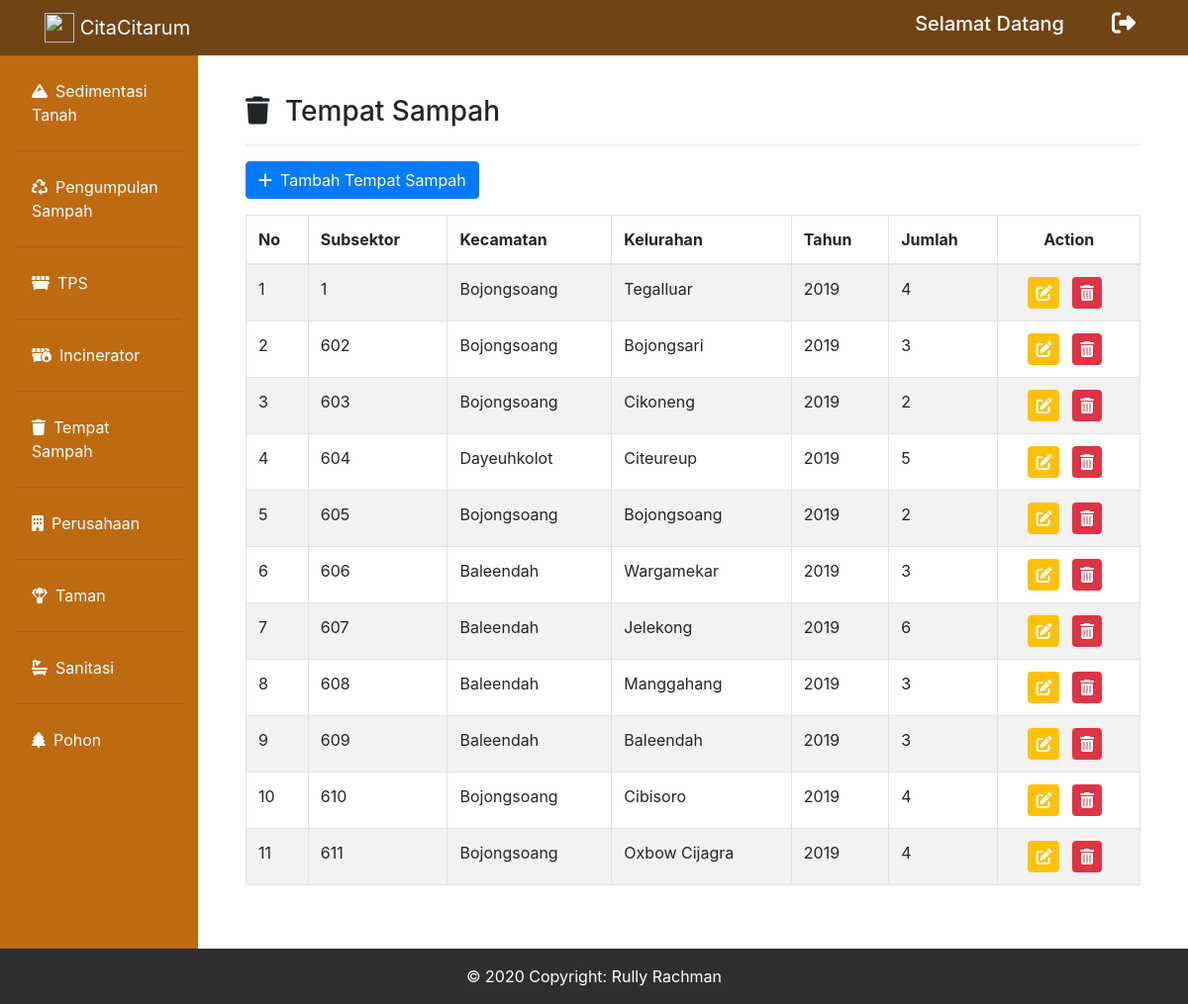
Page /admin_tong.php on the committed database.
### tables this page shows
CREATE TABLE `tempatsampah` (
  `id_tempatsampah` int(50) NOT NULL,
  `id_subsektor` int(50) NOT NULL,
  `kecamatan` varchar(200) NOT NULL,
  `kelurahan` varchar(200) NOT NULL,
  `tahun` varchar(200) NOT NULL,
  `jumlah` varchar(200) NOT NULL
);

### admin_tong.php (the view, shortened to what this page needs)
<?php
include("connect.php");
?>
<!doctype html>
<html lang="en">
  <head>
    <link rel="stylesheet" href="https://stackpath.bootstrapcdn.com/bootstrap/4.4.1/css/bootstrap.min.css">
    <link rel="stylesheet" href="fontawesome/css/all.min.css">
  </head>
  <body>
        <nav class="navbar navbar-expand-lg navbar-dark bg-gradient-primary fixed-top" style="background-color: #704414" id="bar">
            <div class="container">
                <a href="admin_dashboard.php" class="navbar-brand" href="index.php">
                    <img src="img/logocitarum.png" width="30" height="30" class="d-inline-block align-top" alt="">  CitaCitarum</a>
                <div class="collapse navbar-collapse" id="navbarText">
                <span class="mr-5"><h5>Selamat Datang <?php echo $_SESSION["name"]?></h5></span>
                <div class="icon">
                    <h4>
                        <a href="dansubsektor_dashboard.php?logout='1'" class="text-decoration-none"><i class="fas fa-sign-out-alt mr-2" data-toggle="tooltip" title="Logout"></i></a>
                    </h4>
                </div>
        </nav>
        <div class="row no-gutters mt-5">
        <div class="col-md-2 pt-2 sidebar" style="background-color: #BD6A11">
        <ul class="nav flex-column pl-3 pr-3 pb-3 p-1 pt-3" style="background-color: #BD6A11">
            <li class="nav-item">
                <a class="nav-link text-white" href="admin_elemen.php"><i class="fas fa-mountain mr-2"></i>Sedimentasi Tanah</a><hr>
            </li>
            <li class="nav-item">
                <a class="nav-link text-white" href="admin_sampah.php"><i class="fas fa-recycle mr-2"></i>Pengumpulan Sampah</a><hr>
            </li>
            <li class="nav-item">
                <a class="nav-link text-white" href="admin_tps.php"><i class="fas fa-dumpster mr-2"></i>TPS</a><hr>
            </li>
            <li class="nav-item">
                <a class="nav-link text-white" href="admin_incinerator.php"><i class="fas fa-dumpster-fire mr-2"></i>Incinerator</a><hr>
            </li>
            <li class="nav-item">
                <a class="nav-link text-white" href="admin_tong.php"><i class="fas fa-trash mr-2"></i>Tempat Sampah</a><hr>
            </li>
            <li class="nav-item">
                <a class="nav-link text-white" href="admin_perusahaan.php"><i class="fas fa-building mr-2"></i>Perusahaan</a><hr>
            </li>
            <li class="nav-item">
                <a class="nav-link text-white" href="admin_taman.php"><i class="fas fa-parachute-box mr-2"></i>Taman</a><hr>
            </li>
            <li class="nav-item">
                <a class="nav-link text-white" href="admin_sanitasi.php"><i class="fas fa-bath mr-2"></i>Sanitasi</a><hr>
            </li>
            <li class="nav-item">
                <a class="nav-link text-white" href="admin_pohon.php"><i class="fas fa-tree mr-2"></i>Pohon</a>
            </li>
        </ul>
        </div>
        <div class="col-md-10 p-5">
            <h3><i class="fas fa-trash mr-2"></i> Tempat Sampah</h3>
            <hr>
            <a href="tambah_tong.php" class="btn btn-primary mb-3"><i class="fas fa-plus mr-2"></i>Tambah Tempat Sampah</a>
            <table class="table table-striped table-bordered">
            <thead>
                <tr>
                <th scope="col">No</th>
                <th scope="col">Subsektor</th>
                <th scope="col">Kecamatan</th>
                <th scope="col">Kelurahan</th>
                <th scope="col">Tahun</th>
                <th scope="col">Jumlah</th>
                <th scope="col" colspan="2" class="text-center">Action</th>
                </tr>
            </thead>
            <tbody>
            <?php
                $query = "SELECT * FROM tempatsampah ORDER BY id_subsektor ASC";
                $sql = mysqli_query($conn, $query);
                $no = 1;
                while($row = mysqli_fetch_array($sql)){
                echo "
                    <tr>
                    <td>$no</td>
                    <td>$row[id_subsektor]</td>
                    <td>$row[kecamatan]</td>
                    <td>$row[kelurahan]</td>
                    <td>$row[tahun]</td>
                    <td>$row[jumlah]</td>
                    <td colspan='2' class='text-center'><a href='edit_tempatsampah.php?id=$row[id_tempatsampah]'><i class='fas fa-edit bg-warning p-2 text-white rounded mr-0' data-toggle='tooltip' title='edit'></i></a>
                    <a class='m-2' href='admin_tempatsampah.php?deletetempatsampah=$row[id_tempatsampah]'><i class='fas fa-trash-alt bg-danger text-white p-2 rounded'></i></a></td>
                    </tr>";
                    $no++;
                }
            ?>
            </tbody>
            </table>
        </div>
    </div>
        <footer>
            <div class="footer-copyright text-center py-3">© 2020 Copyright: Rully Rachman
            </div>
        </footer>
  </body>
</html>

### admin_tong.php (style rules this page uses)
.navbar { color: white; }
.icon a { color: white; text-decoration: none; }
.footer-copyright { background-color: #2f2f2f; color: white; }

### rows in the picture
tempatsampah: id_subsektor "1", kecamatan "Bojongsoang", kelurahan "Tegalluar", tahun "2019", jumlah "4"
tempatsampah: id_subsektor "602", kecamatan "Bojongsoang", kelurahan "Bojongsari", tahun "2019", jumlah "3"
tempatsampah: id_subsektor "603", kecamatan "Bojongsoang", kelurahan "Cikoneng", tahun "2019", jumlah "2"
tempatsampah: id_subsektor "604", kecamatan "Dayeuhkolot", kelurahan "Citeureup", tahun "2019", jumlah "5"
tempatsampah: id_subsektor "605", kecamatan "Bojongsoang", kelurahan "Bojongsoang", tahun "2019", jumlah "2"
tempatsampah: id_subsektor "606", kecamatan "Baleendah", kelurahan "Wargamekar", tahun "2019", jumlah "3"
tempatsampah: id_subsektor "607", kecamatan "Baleendah", kelurahan "Jelekong", tahun "2019", jumlah "6"
tempatsampah: id_subsektor "608", kecamatan "Baleendah", kelurahan "Manggahang", tahun "2019", jumlah "3"
tempatsampah: id_subsektor "609", kecamatan "Baleendah", kelurahan "Baleendah", tahun "2019", jumlah "3"
tempatsampah: id_subsektor "610", kecamatan "Bojongsoang", kelurahan "Cibisoro", tahun "2019", jumlah "4"
tempatsampah: id_subsektor "611", kecamatan "Bojongsoang", kelurahan "Oxbow Cijagra", tahun "2019", jumlah "4"
